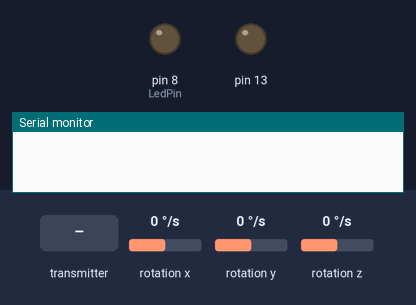
This sketch was run on a simulated Arduino Uno, built with avr-gcc and run on an emulated ATmega328P. On the bench: output pins drawn as LEDs (lit = HIGH), the last lines printed to the serial monitor. Wiring (inferred from the names in the program): MPU-6050 motion sensor at I2C address 0x68. The inputs (shaded band) are chosen by the test bench; at power-on: rotation x 0 °/s, rotation y 0 °/s, rotation z 0 °/s. No radio packets arrive unless stated.

Above: at 0.1 s.
At 8.0 s:
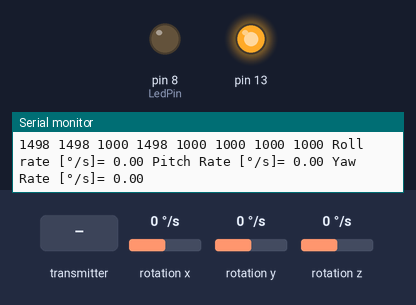
8.1 s: the transmitter starts sending aux1 = 128
At 9.3 s:
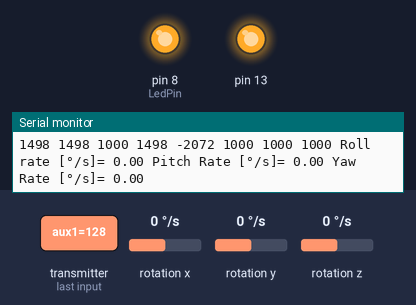
9.6 s: rotation x set to -192 °/s
12.6 s: the transmitter starts sending aux2 = 128
15.6 s: the transmitter starts sending aux3 = 128
18.6 s: the transmitter starts sending aux4 = 128
21.6 s: rotation y set to -192 °/s
Timing chart, 0 to 24.6 s (numbered marks = the images above; inputs shaded):
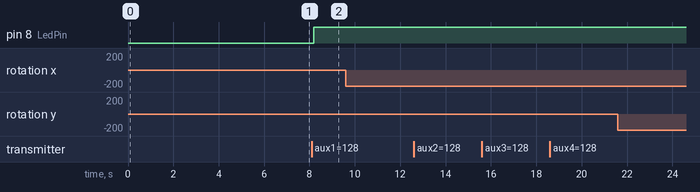

The sketch:

Arduino-Drone-Flight-Controller-with-Built-in-Receiver.ino
```cpp
#include "nrf24l01.h"
#include "mpu6050.h"

void setup() {
  Serial.begin(9600);
  rxsetup();
  imusetup();
}


void loop() {
  rxloop();
  imuloop();
}
```

mpu6050.cpp
```cpp
#include <Wire.h>
#include <Arduino.h>

float RateRoll, RatePitch, RateYaw;
float RateCalibrationRoll, RateCalibrationPitch, RateCalibrationYaw;
int RateCalibrationNumber;
void gyro_signals(void) {
  Wire.beginTransmission(0x68);
  Wire.write(0x1A);
  Wire.write(0x05);
  Wire.endTransmission();
  Wire.beginTransmission(0x68);
  Wire.write(0x1B);
  Wire.write(0x08);
  Wire.endTransmission();
  Wire.beginTransmission(0x68);
  Wire.write(0x43);
  Wire.endTransmission();
  Wire.requestFrom(0x68,6);
  int16_t GyroX=Wire.read()<<8 | Wire.read();
  int16_t GyroY=Wire.read()<<8 | Wire.read();
  int16_t GyroZ=Wire.read()<<8 | Wire.read();
  RateRoll=(float)GyroX/65.5;
  RatePitch=(float)GyroY/65.5;
  RateYaw=(float)GyroZ/65.5;
}
void imusetup() {
  pinMode(13, OUTPUT);
  digitalWrite(13, HIGH);
  Wire.setClock(400000);
  Wire.begin();
  delay(250);
  Wire.beginTransmission(0x68);
  Wire.write(0x6B);
  Wire.write(0x00);
  Wire.endTransmission();
  for (RateCalibrationNumber=0;
         RateCalibrationNumber<2000;
         RateCalibrationNumber ++) {
    gyro_signals();
    RateCalibrationRoll+=RateRoll;
    RateCalibrationPitch+=RatePitch;
    RateCalibrationYaw+=RateYaw;
    delay(1);
  }
  RateCalibrationRoll/=2000;
  RateCalibrationPitch/=2000;
  RateCalibrationYaw/=2000;
}
void imuloop() {
  gyro_signals();
  RateRoll-=RateCalibrationRoll;
  RatePitch-=RateCalibrationPitch;
  RateYaw-=RateCalibrationYaw;
  Serial.print("Roll rate [°/s]= ");
  Serial.print(RateRoll);
  Serial.print(" Pitch Rate [°/s]= ");
  Serial.print(RatePitch);
  Serial.print(" Yaw Rate [°/s]= ");
  Serial.println(RateYaw);
  delay(50);
}
```

mpu6050.h
```cpp
#ifndef MPU6050_H
#define MPU6050_H


// Global variables
extern float RateRoll, RatePitch, RateYaw;
extern float RateCalibrationRoll, RateCalibrationPitch, RateCalibrationYaw;
extern int RateCalibrationNumber;


// Function Prototypes
void gyro_signals();
void imusetup();
void imuloop();

#endif // RECEIVER_H
```

nrf24l01.cpp
```cpp
#include <nRF24L01.h>
#include <RF24.h>
#include <Arduino.h>

int ch_width_1 = 0;
int ch_width_2 = 0;
int ch_width_3 = 0;
int ch_width_4 = 0;
int ch_width_5 = 0;
int ch_width_6 = 0;
int ch_width_7 = 0;
int ch_width_8 = 0;


int LedPin = 8;

struct Signal {
byte throttle;
byte yaw;
byte pitch;
byte roll;
byte aux1;
byte aux2;
byte aux3;
byte aux4;
};

Signal data;
const uint64_t pipeIn = 0xE9E8F0F0E1LL;
RF24 radio(9, 10);
void ResetData()
{
data.roll = 127;
data.pitch = 127;
data.throttle = 0;
data.yaw = 127;
data.aux1 = 0;
data.aux2 = 0;
data.aux3 = 0;
data.aux4 = 0;
}
void rxsetup()
{

  radio.begin();
  radio.startListening();
  radio.openReadingPipe (1,pipeIn);
  radio.setAutoAck(false);
  radio.setCRCLength(RF24_CRC_8);
  radio.setDataRate(RF24_250KBPS);
  radio.setPALevel(RF24_PA_MAX);
  radio.setChannel(108);
  ResetData();

  pinMode(LedPin, OUTPUT);

  delay(1000);

}

unsigned long lastRecvTime = 0;
void recvData()
{
while ( radio.available() ) {
radio.read(&data, sizeof(Signal));
lastRecvTime = millis();
digitalWrite(LedPin, HIGH);
}
}
void rxloop()
{
recvData();
unsigned long now = millis();
if ( now - lastRecvTime > 1000 ) {
ResetData();
digitalWrite(LedPin, LOW);
}


ch_width_1 = map(data.roll,     0, 255, 1000, 2000);
ch_width_2 = map(data.pitch,    0, 255, 1000, 2000);
ch_width_3 = map(data.throttle, 0, 255, 1000, 2000);
ch_width_4 = map(data.yaw,      0, 255, 1000, 2000);

ch_width_5 = map(data.aux1,     0,   1, 1000, 2000);
ch_width_6 = map(data.aux2,     0,   1, 1000, 2000);
ch_width_7 = map(data.aux3,     0,   1, 1000, 2000);
ch_width_8 = map(data.aux4,     0,   1, 1000, 2000);


Serial.print(ch_width_1);
Serial.print(" ");
Serial.print(ch_width_2);
Serial.print(" ");
Serial.print(ch_width_3);
Serial.print(" ");
Serial.print(ch_width_4);
Serial.print(" ");
Serial.print(ch_width_5);
Serial.print(" ");
Serial.print(ch_width_6);
Serial.print(" ");
Serial.print(ch_width_7);
Serial.print(" ");
Serial.print(ch_width_8);
Serial.print(" ");

}
```

nrf24l01.h
```cpp
#ifndef NRF24L01_H
#define NRF24L01_H


// Global variables
extern int ch_width_1;
extern int ch_width_2;
extern int ch_width_3;
extern int ch_width_4;
extern int ch_width_5;
extern int ch_width_6;
extern int ch_width_7;
extern int ch_width_8;


extern const uint64_t pipeIn;      // Communication pipe address

extern unsigned long lastRecvTime; // Time of the last data reception

// Function Prototypes
void ResetData();
void rxsetup();
void recvData();
void rxloop();

#endif // RECEIVER_H
```

Measured:
- after the input at 8.1 s, pin 8 (LedPin): LOW → HIGH after 0.09 s
